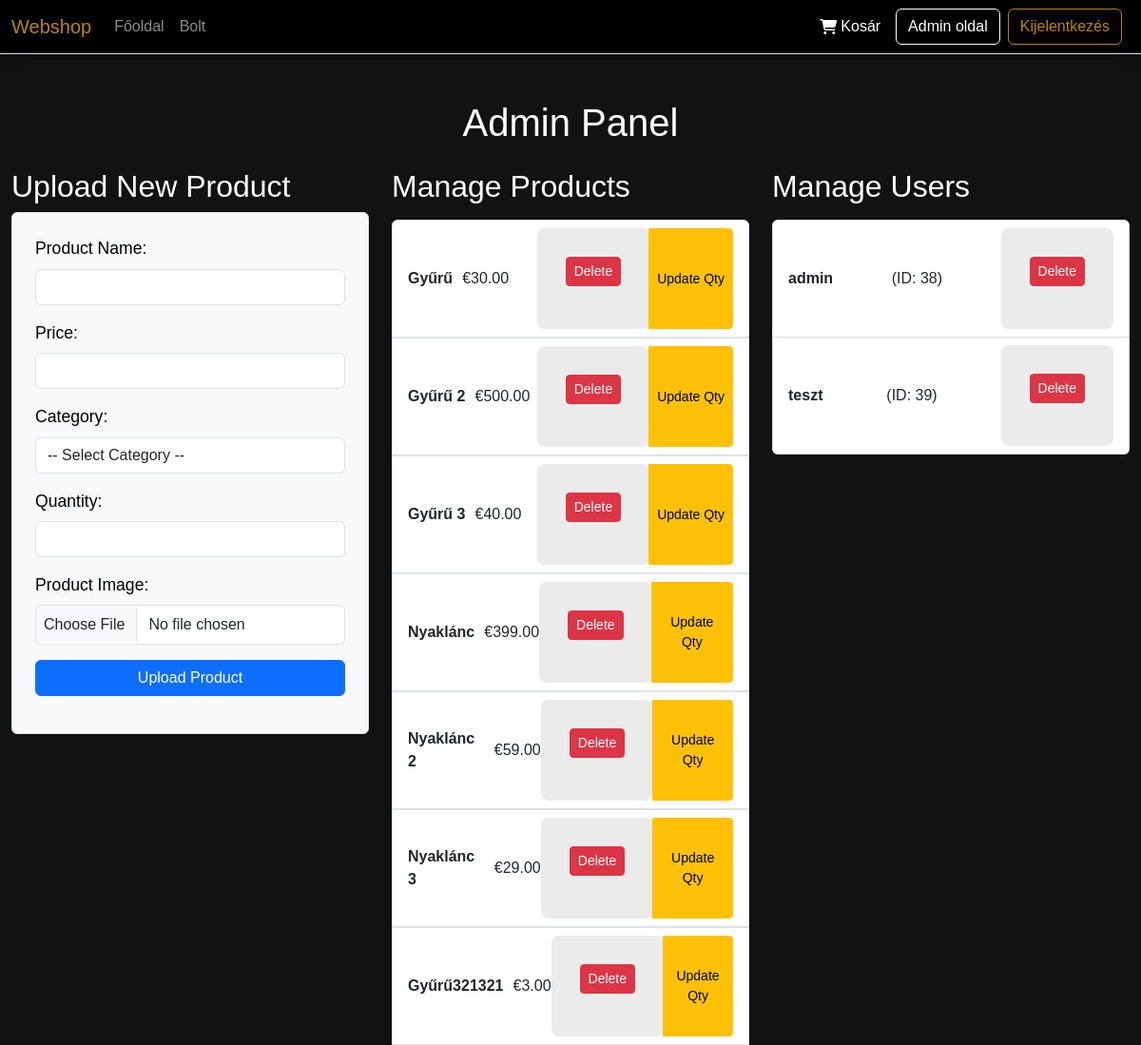
Page /front/admin.php (signed in) on the earlier database version.
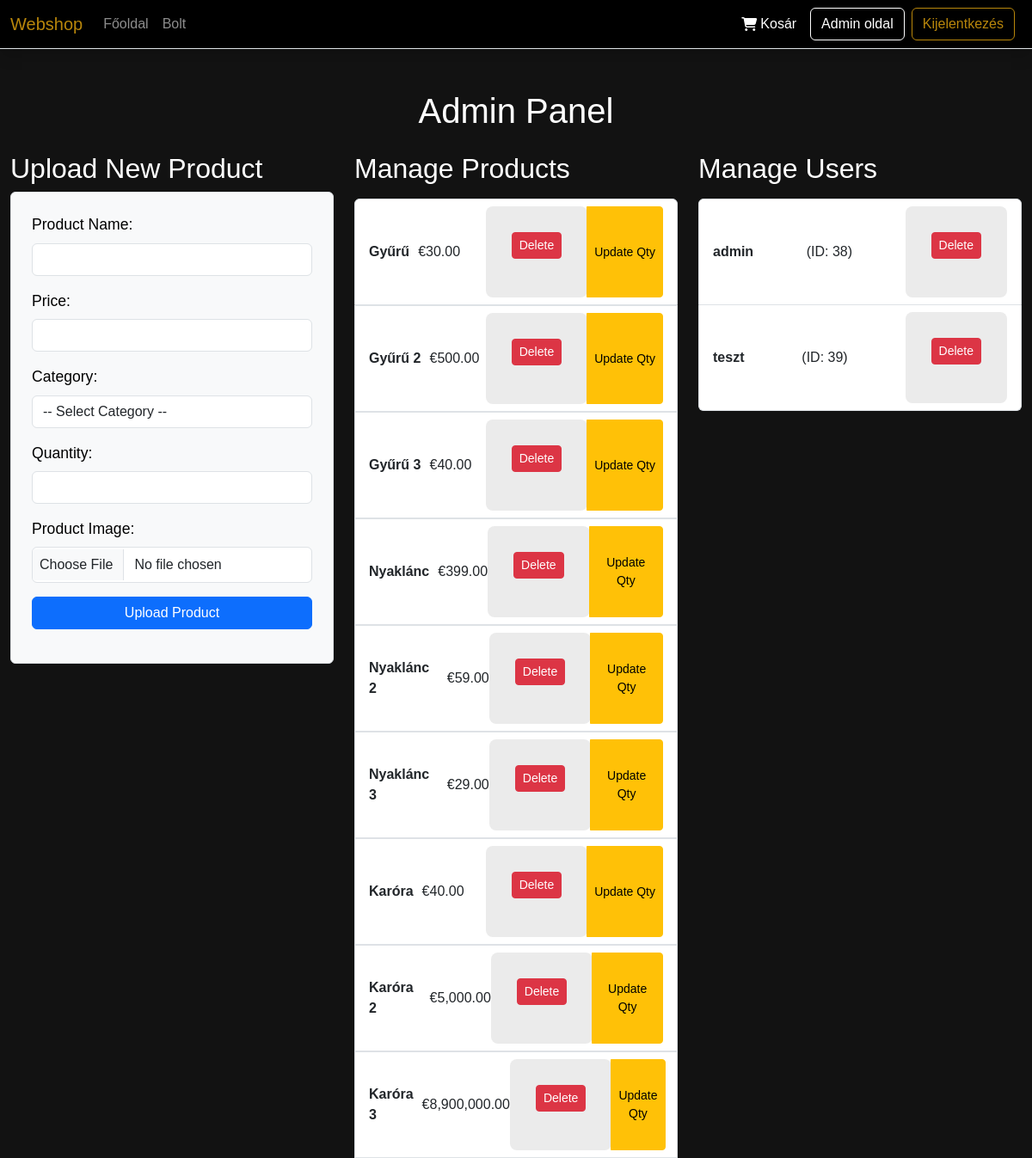
Same page on the later database version.
### tables this page shows
CREATE TABLE `product` (
  `id` int(11) UNSIGNED NOT NULL,
  `name` varchar(255) DEFAULT NULL,
  `price` decimal(10,2) DEFAULT NULL,
  `quantity` int(11) NOT NULL,
  `category_id` int(11) DEFAULT NULL,
  `img_path` varchar(255) DEFAULT NULL,
  `description` text
);

CREATE TABLE `users` (
  `user_id` int(11) UNSIGNED NOT NULL,
  `username` varchar(100) NOT NULL,
  `role` varchar(50) NOT NULL DEFAULT 'customer',
  `created_at` timestamp NOT NULL DEFAULT CURRENT_TIMESTAMP,
  `address` varchar(255) DEFAULT NULL,
  `phonenumber` varchar(15) DEFAULT NULL,
  `email` varchar(100) NOT NULL,
  `password` varchar(64) NOT NULL,
  `name` varchar(64) DEFAULT NULL,
  `city` varchar(200) DEFAULT NULL,
  `zipcode` varchar(16) DEFAULT NULL,
  `country` varchar(200) DEFAULT NULL
);

### front/admin.php (the view, shortened to what the changed rows need)
<?php
include "../backend/manage_admin.php";
?>
<!DOCTYPE html>
<html lang="hu">
<head>
    <link href="https://cdn.jsdelivr.net/npm/bootstrap@5.3.0/dist/css/bootstrap.min.css" rel="stylesheet">
    <link rel="stylesheet" href="admin.css">
</head>
<body>
<div class="container mt-5">
    <h1 class="text-center mb-4">Admin Panel</h1>
    <div class="row">
        <div class="col-md-4">
            <h2>Upload New Product</h2>
            </div>
<div class="col-md-4">
    <h2>Manage Products</h2>
    <ul class='list-group mt-3'>
        <?php
        $result = $pdo->query("SELECT * FROM product");
        while ($row = $result->fetch(PDO::FETCH_ASSOC)) {
            echo "<li class='list-group-item d-flex justify-content-between align-items-center'>";
            echo "<div class='d-flex align-items-center'>";
            echo "<strong style='margin-right: 10px;'>" . htmlspecialchars($row['name']) . "</strong>";
            echo "€" . number_format($row['price'], 2);
            echo "</div>";
            echo "<div class='d-flex'>";
            echo "<div class='btn-group' role='group' aria-label='Product actions'>";
            echo "<form method='post' style='display:inline;'>";
            echo "<button type='submit' class='btn btn-danger btn-sm'>Delete</button>";
            echo "</form>";
            echo "<button type='button' class='btn btn-warning btn-sm' data-bs-toggle='modal' data-bs-target='#updateProductModal" . $row['id'] . "'>Update Qty</button>";
            echo "</div>";
            echo "</div>";
            echo "</li>";
        }
        ?>
    </ul>
</div>
        <div class="col-md-4">
            <h2>Manage Users</h2>
            <ul class='list-group mt-3'>
                <?php
                $result_users = $pdo->query("SELECT * FROM users");
                while ($user = $result_users->fetch(PDO::FETCH_ASSOC)) {
                    echo "<li class='list-group-item d-flex justify-content-between align-items-center'>";
                    echo "<strong>" . htmlspecialchars($user['username']) . "</strong> (ID: " . $user['user_id'] . ")";
                    echo "<form method='post' style='display:inline;'>";
                    echo "<button type='submit' class='btn btn-danger btn-sm'>Delete</button>";
                    echo "</form>";
                    echo "</li>";
                }
                ?>
            </ul>
        </div>
    </div>
</div>
</body>
</html>

Differences in the rows shown:
removed product: name "Gyűrű321321", price "3.00"
added product: name "Karóra", price "40.00"
added product: name "Karóra 2", price "5,000.00"
added product: name "Karóra 3", price "8,900,000.00"
